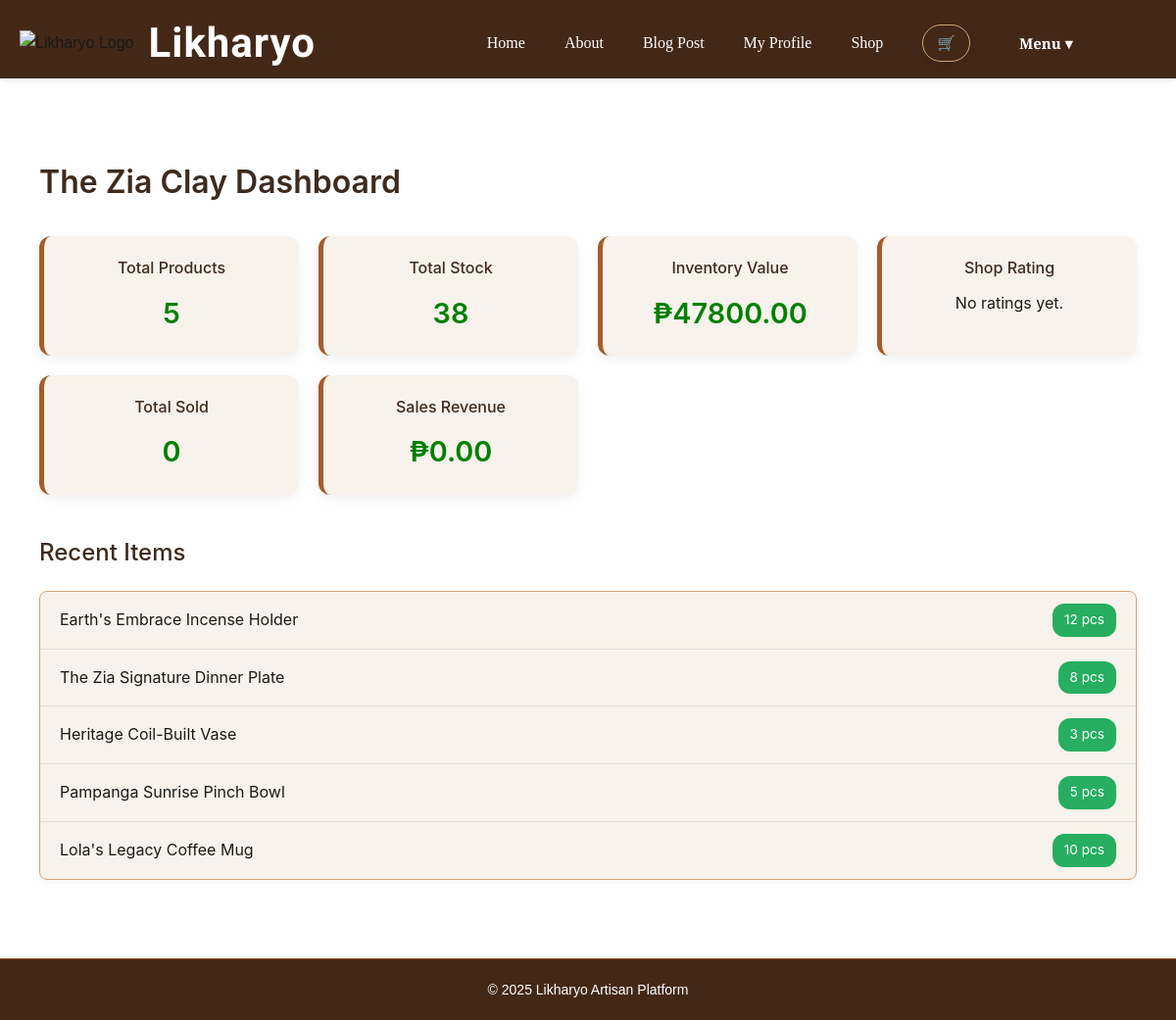
The app's page /dashboard (signed in) with its own data.
### models.py (models this page shows, shortened)
class Shop(db.Model):
    __tablename__ = 'shops'
    shop_id = db.Column(db.Integer, primary_key=True)
    name = db.Column(db.String(150), nullable=False)
    description = db.Column(db.Text, nullable=True)
    owner_id = db.Column(db.Integer, db.ForeignKey('users.user_id'), nullable=False)
    parent_shop_id = db.Column(db.Integer, db.ForeignKey('shops.shop_id'), nullable=True)
    items = db.relationship('Item', backref='shop', lazy=True)

class Item(db.Model):
    __tablename__ = 'items'
    item_id = db.Column(db.Integer, primary_key=True)
    name = db.Column(db.String(150), nullable=False)
    description = db.Column(db.Text, nullable=True)
    price = db.Column(db.Float, nullable=False)
    stock = db.Column(db.Integer)
    img_url = db.Column(db.String(250), nullable=True)
    category_id = db.Column(db.Integer, db.ForeignKey('category.id'), nullable=False)
    shop_id = db.Column(db.Integer, db.ForeignKey('shops.shop_id'), nullable=False)

### views.py (the view)
@views_bp.route('/dashboard')
@login_required
def dashboard():
    try:
        if not current_user.shops:
            flash("You don't have a shop yet. Please create one first.", "warning")
            return redirect(url_for("views.create_shop"))
        shop = current_user.shops[0]
        total_items = (
            db.session.query(func.count(Item.item_id))
            .filter_by(shop_id=shop.shop_id)
            .scalar()
        )
        total_stock = (
            db.session.query(func.sum(Item.stock))
            .filter_by(shop_id=shop.shop_id)
            .scalar() or 0
        )
        total_value = (
            db.session.query(func.sum(Item.price * Item.stock))
            .filter_by(shop_id=shop.shop_id)
            .scalar() or 0
        )
        avg_rating = None
        if shop.ratings:
            avg_rating = sum(r.value for r in shop.ratings) / len(shop.ratings)
        recent_items = (
            Item.query.filter_by(shop_id=shop.shop_id)
            .order_by(Item.item_id.desc())
            .limit(5)
            .all()
        )
        total_sold = (
            db.session.query(func.sum(OrderItem.quantity))
            .join(Order)
            .filter(Order.shop_id == shop.shop_id, Order.status == "shipped")
            .scalar() or 0
        )
        sales_value = (
            db.session.query(func.sum(OrderItem.price * OrderItem.quantity))
            .join(Order)
            .filter(Order.shop_id == shop.shop_id, Order.status == "shipped")
            .scalar() or 0
        )
        return render_template(
            'dashboard.html',
            shop=shop,
            total_items=total_items,
            total_stock=total_stock,
            total_value=total_value,
            avg_rating=avg_rating,
            recent_items=recent_items,
            total_sold=total_sold,
            sales_value=sales_value
        )
    except Exception as e:
        db.session.rollback()  # rollback if query fails
        current_app.logger.error(f"Error loading dashboard for user {current_user.user_id}: {e}")
        flash("An error occurred while loading your dashboard.", "danger")
        return redirect(url_for("views.home"))

### app.py (called while the page is built)
@login_manager.user_loader
def load_user(user_id):
    return User.query.get(int(user_id))

### templates/dashboard.html (shortened to what this page needs)
{% extends "base.html" %}
{% block extra_css %}
    <link rel="stylesheet" href="{{ url_for('static', filename='dashboard.css') }}" />
{% endblock %}
{% block content %}
<div class="container">
    <h2>{{ shop.name }} Dashboard</h2>
    <div class="summary-grid">
        <div class="card">
            <h5>Total Products</h5>
            <h2>{{ total_items }}</h2>
        </div>
        <div class="card">
            <h5>Total Stock</h5>
            <h2>{{ total_stock }}</h2>
        </div>
        <div class="card">
            <h5>Inventory Value</h5>
            <h2>₱{{ "%.2f"|format(total_value) }}</h2>
        </div>
        <div class="card">
            <h5>Shop Rating</h5>
            {% if avg_rating %}
                <div class="stars">
                    {% for i in range(avg_rating|int) %}
                        ⭐
                    {% endfor %}
                </div>
                <p class="rating-number">{{ "%.1f"|format(avg_rating) }}/5</p>
            {% else %}
                <p>No ratings yet.</p>
            {% endif %}
                </div>
        <div class="card">
            <h5>Total Sold</h5>
            <h2>{{ total_sold }}</h2>
        </div>
        <div class="card">
            <h5>Sales Revenue</h5>
            <h2>₱{{ "%.2f"|format(sales_value) }}</h2>
        </div>
    </div>
    <h3>Recent Items</h3>
    <ul class="recent-list">
        {% for item in recent_items %}
        <li class="recent-item">
            <span>{{ item.name }}</span>
            <span class="badge">{{ item.stock }} pcs</span>
        </li>
        {% endfor %}
    </ul>
</div>
{% endblock %}

### static/base.css (style rules this page uses)
* { margin: 0; padding: 0; box-sizing: border-box; }
body { font-family: 'Poppins', sans-serif; background: linear-gradient(190deg, #f5ebe0); color: #1a1a1a; line-height: 1.6; display: flex; flex-direction: column; min-height: 100vh; }
.card { background: #fff; color: #1a1a1a; border-left: 5px solid #a65c2a; border-radius: 12px; padding: 24px; box-shadow: 0 4px 12px rgba(0,0,0,0.1); }

### static/dashboard.css (style rules this page uses)
.container { max-width: 1200px; margin: 40px auto; padding: 0 20px; font-family: 'Inter', 'Segoe UI', Roboto, sans-serif; }
h2 { font-size: 2rem; font-weight: 600; margin-bottom: 30px; color: #3e2b1e; }
h3 { font-size: 1.5rem; font-weight: 500; margin: 40px 0 20px; color: #3e2b1e; }
.summary-grid { display: grid; grid-template-columns: repeat(auto-fit, minmax(220px, 1fr)); gap: 20px; border-left: blue; margin-bottom: 40px; }
.card { background: #f7f2eb; border-radius: 12px; box-shadow: 0 4px 12px rgba(0,0,0,0.06); padding: 20px; text-align: center; }
.card h5 { font-size: 1rem; font-weight: 500; color: #3e2b1e; margin-bottom: 10px; }
.card h2 { font-size: 1.8rem; font-weight: 6 00; margin: 0; color: green; }
.recent-list { list-style: none; padding: 0; margin: 0; background: #f7f2eb; border: 1px solid #d2a679; border-radius: 8px; box-shadow: 0 2px 6px rgba(0,0,0,0.05); }
.recent-item { display: flex; justify-content: space-between; align-items: center; padding: 12px 20px; border-bottom: 1px solid #e0e0e0; }
.recent-item:last-child { border-bottom: none; }
.badge { background: #27ae60; color: #fff; padding: 6px 12px; border-radius: 12px; font-size: 0.85rem; }

### records on screen
Shop: name "The Zia Clay"
Item: name "Earth's Embrace Incense Holder", stock "12"
Item: name "The Zia Signature Dinner Plate", stock "8"
Item: name "Heritage Coil-Built Vase", stock "3"
Item: name "Pampanga Sunrise Pinch Bowl", stock "5"
Item: name "Lola's Legacy Coffee Mug", stock "10"

### other values on screen
{{ total_items }} "5"
{{ total_stock }} "38"
{{ "%.2f"|format(total_value) }} "47800.00"
{{ total_sold }} "0"
{{ "%.2f"|format(sales_value) }} "0.00"
